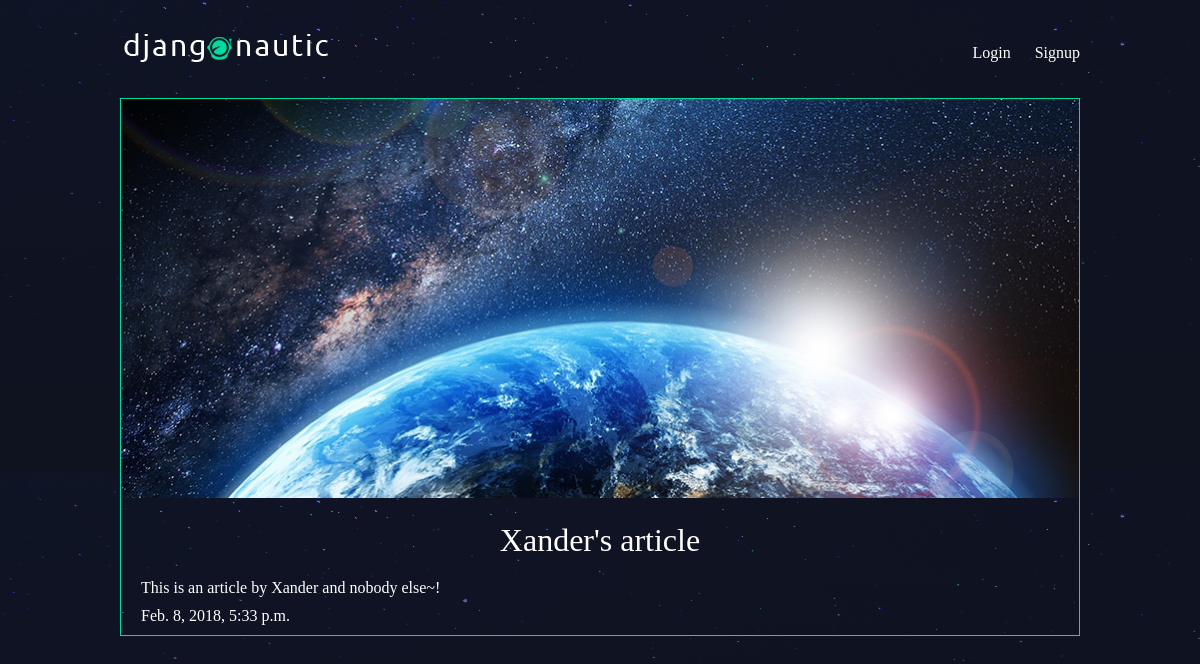
The app's page /articles/xanders-article/ with its own data.
### articles/models.py (models this page shows, shortened)
class Article(models.Model):
    title = models.CharField(max_length=100)
    body = models.TextField()
    slug = models.SlugField()
    date = models.DateTimeField(auto_now_add=True)
    thumbnail = models.ImageField(default='default.png', blank=True)
    author = models.ForeignKey(User, default=None)

### articles/views.py (the view)
# urls.py: url(r'^(?P<slug>[\w-]+)/$', views.article_detail, name="detail"),
def article_detail(request, slug):
    article = Article.objects.get(slug=slug)
    return(render(request, 'articles/article_detail.html', {'article' : article}))

### articles/templates/articles/article_detail.html
{% extends 'base_layout.html' %}
{% block content %}
    <div class="article-detail">
        <div class="article">
            <img src="{{ article.thumbnail.url }}">
            <h2>{{ article.title }}</h2>
            <p>{{ article.body }}</p>
            <p>{{ article.date }}</p>
        </div>
    </div>
{% endblock %}

### assets/styles.css (style rules this page uses)
body { background-color: #0f121f; background-image: url(/static/stars.png); background-repeat-y: no-repeat; color: #fff; }
body * { font-family: Ubuntu; }
h1, h2, h3, h4, h5 { font-weight: normal; margin: 0; }
.article { padding: 10px; border: 1px solid #00dba0; position: relative; padding-bottom: 40px; }
.article h2 { font-size: 1.2em; }
.article-detail .article { padding: 0; }
.article-detail .article img { max-width: 100%; }
.article-detail .article h2 { text-align: center; margin: 20px auto; font-size: 2em }
.article-detail .article p { margin: 10px 20px }

### records on screen
Article: thumbnail (picture), title "Xander's article", body "This is an article by Xander and nobody else~!", date "Feb. 8, 2018, 5:33 p.m."
